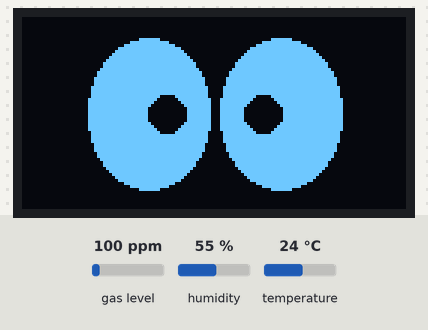
This sketch was run on a simulated Seeed XIAO ESP32-C3. On the bench: 128×64 one-colour display. Inputs (shaded band) come from the test bench; at power-on: gas level 100 ppm, humidity 55 %, temperature 24 °C. WiFi joins after 1.5 s; servers stay silent unless stated; uploads are accepted with an empty reply; random numbers use the default seed unless the sketch sets one; what the sketch prints to the serial monitor is not drawn.

Above: at 12.5 s.
12.6 s: gas level set to 750 ppm
At 13.7 s:
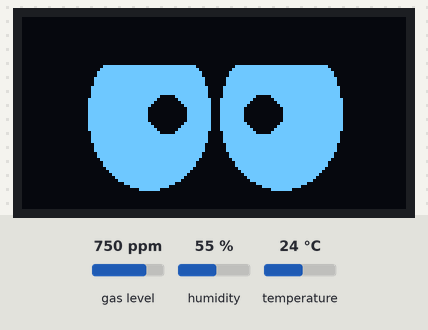
14.4 s: humidity set to 22 %
At 16.4 s:
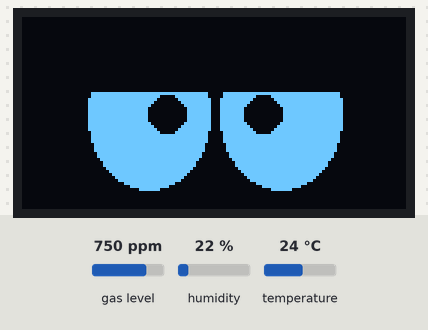
17.0 s: temperature set to 12 °C
At 32.3 s:
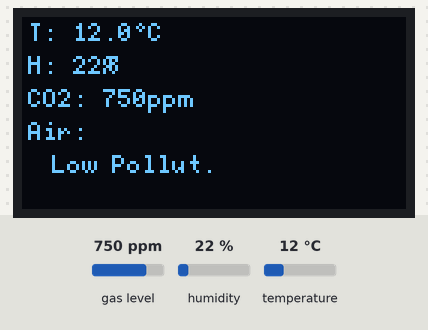
Timing chart, 0 to 33.8 s (numbered marks = the images above; inputs shaded):
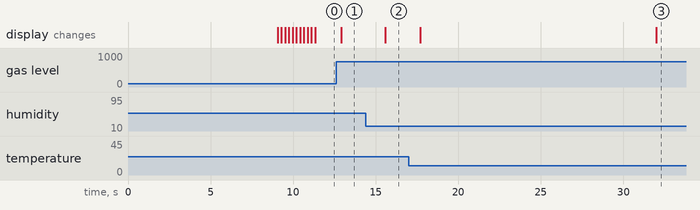

Measured:
- after the input at 12.6 s, the display: changes after 0.32 s (image 1)
- after the input at 14.4 s, the display: changes after 1.2 s (image 2)

The sketch:

esp32c3witholeddashboard.ino
```cpp
#include <U8g2lib.h>
#include <DHT.h>
#include <SPI.h>
#include <Wire.h>
#include <MQUnifiedsensor.h>

// --- Tambahan untuk Wi-Fi dan HTTP ---
#include <WiFi.h>
#include <HTTPClient.h>
#include <ArduinoJson.h>
// --- Akhir Tambahan ---

// --- Konfigurasi Wi-Fi Anda ---
const char* ssid = "Tenda_160305";
const char* password = "didegamers123";

// --- URL Endpoint Server Anda ---
const char* serverUrl = "http://192.168.0.136:8000/api/sensor-data";

// --- ID Unik Perangkat ---
const char* deviceUniqueId = "ESP32_C3_KAMAR_01";

// Interval pengiriman data ke server (ms)
const unsigned long dataSendInterval = 0.5 * 60 * 1000; // setiap 30 detik
unsigned long lastDataSendTime = 0;
// --- Akhir Konfigurasi Wi-Fi & Server ---

// Konfigurasi untuk MQUnifiedsensor
#define Placa "XIAO ESP32C3"
#define Pin_MQ135 (0)
#define Type_MQ135 "MQ-135"
#define Voltage_Resolution (3.3f)
#define ADC_Bit_Resolution (12)
#define MQ135_RL (10.0f)

MQUnifiedsensor MQ135_sensor(Placa, Voltage_Resolution, ADC_Bit_Resolution, Pin_MQ135, Type_MQ135);

U8G2_SSD1306_128X64_NONAME_1_HW_I2C u8g2(U8G2_R0, /* reset=*/ U8X8_PIN_NONE, /* clock=*/ D5, /* data=*/ D4);

#define DHTPIN D1
#define DHTTYPE DHT22

DHT dht(DHTPIN, DHTTYPE);

int airQuality = 0;

// Variabel untuk animasi mata
unsigned long nextBlinkTime = 0;
bool isBlinking = false;
unsigned long blinkInterval = 120000;
const unsigned long blinkDuration = 300;
const int blinkCount = 2;
unsigned long lastBlinkTime = 0;
int currentBlink = 0;

const int SCREEN_WIDTH = 128;
const int SCREEN_HEIGHT = 64;

// Variabel untuk pergantian layar otomatis
bool showDataScreen = false;
unsigned long lastScreenSwitchTime = 0;
const unsigned long eyesDuration = 20000;
const unsigned long dataDuration = 10000;

// --- Fungsi untuk koneksi Wi-Fi ---
void connectToWiFi() {
  Serial.print("Connecting to WiFi: ");
  Serial.println(ssid);
  WiFi.begin(ssid, password);
  int wifiConnectAttempts = 0; // Nama variabel diubah

  while (WiFi.status() != WL_CONNECTED && wifiConnectAttempts < 30) { // Menggunakan nama variabel baru
    delay(500);
    Serial.print(".");
    wifiConnectAttempts++; // Menggunakan nama variabel baru
  }

  if (WiFi.status() == WL_CONNECTED) {
    Serial.println("\nWiFi connected!");
    Serial.print("IP Address: ");
    Serial.println(WiFi.localIP());
  } else {
    Serial.println("\nFailed to connect to WiFi. Will retry later if needed.");
  }
}
// --- Akhir Fungsi Wi-Fi ---

// --- Fungsi untuk mengirim data ke server ---
void sendDataToServer(float co2, float temp, float hum, int aq_level, float voltage_mq) {
  if (WiFi.status() == WL_CONNECTED) {
    HTTPClient http;

    Serial.print("[HTTP] begin...\n");
    if (http.begin(serverUrl)) {
      http.addHeader("Content-Type", "application/json");
      http.addHeader("Accept", "application/json");

      StaticJsonDocument<256> jsonDoc;
      jsonDoc["unique_device_id"] = deviceUniqueId;

      if (!isnan(co2) && co2 >= 0) jsonDoc["co2_ppm"] = round(co2 * 10) / 10.0;
      if (!isnan(temp)) jsonDoc["temperature_c"] = round(temp * 10) / 10.0;
      if (!isnan(hum)) jsonDoc["humidity_percent"] = round(hum * 10) / 10.0;
      jsonDoc["air_quality_level"] = aq_level;
      if (!isnan(voltage_mq)) jsonDoc["voltage_sensor"] = round(voltage_mq * 100) / 100.0;

      String jsonPayload;
      serializeJson(jsonDoc, jsonPayload);

      Serial.print("[HTTP] Sending payload: ");
      Serial.println(jsonPayload);

      int httpResponseCode = http.POST(jsonPayload);

      if (httpResponseCode > 0) {
        Serial.print("[HTTP] POST Response code: ");
        Serial.println(httpResponseCode);
        String responsePayload = http.getString();
        Serial.println("[HTTP] Response payload: " + responsePayload);
      } else {
        Serial.print("[HTTP] POST Error: ");
        Serial.println(httpResponseCode);
        Serial.printf("[HTTP] POST error: %s\n", http.errorToString(httpResponseCode).c_str());
      }
      http.end();
    } else {
      Serial.printf("[HTTP] Unable to connect to server: %s\n", serverUrl);
    }
  } else {
    Serial.println("WiFi not connected. Cannot send data to server.");
  }
}
// --- Akhir Fungsi Pengiriman Data ---

void setup() {
  Serial.begin(115200);
  u8g2.begin();
  dht.begin();

  connectToWiFi();

  MQ135_sensor.setRegressionMethod(1);
  MQ135_sensor.init();

  Serial.println("MQ135 R0 Calibration: Using getVoltage() for Rs calculation.");
  Serial.println("Ensure sensor is in clean air and has warmed up.");

  float R0_sum_temp = 0.0f;
  int calibration_samples = 15;
  int valid_samples_count = 0;

  for (int i = 1; i <= calibration_samples; i++) {
    MQ135_sensor.update();
    float V_sensor = MQ135_sensor.getVoltage(true);
    float current_Rs = -1.0f;
    if (V_sensor > 0.001f && V_sensor < Voltage_Resolution - 0.001f) {
        current_Rs = MQ135_RL * (Voltage_Resolution - V_sensor) / V_sensor;
    } else if (V_sensor <= 0.001f) {
        Serial.print("V_sensor near zero, Rs high/inf. ");
    } else {
        Serial.print("V_sensor near Vcc, Rs low/zero. ");
    }

    if (current_Rs > 0.0f) {
        R0_sum_temp += current_Rs;
        valid_samples_count++;
    } else {
        Serial.print("Invalid Rs sample skipped. ");
    }
    Serial.print(".");
    delay(500);
  }

  float calibrated_R0 = -1.0f;
  if (valid_samples_count > 0) {
      calibrated_R0 = R0_sum_temp / valid_samples_count;
      MQ135_sensor.setR0(calibrated_R0);
  } else {
      Serial.print("\nNo valid Rs samples obtained during R0 calibration! ");
  }

  if (calibrated_R0 <= 0.0f || isinf(calibrated_R0) || isnan(calibrated_R0)) {
    Serial.println("\nMQ135 Warning: R0 is invalid after calibration. PPM readings will be inaccurate.");
  } else {
    Serial.print("\nMQ135 R0 calibrated and set to: ");
    Serial.println(MQ135_sensor.getR0());
  }

  MQ135_sensor.setA(110.47f); MQ135_sensor.setB(-2.862f); // Untuk CO2

  Serial.println("Sensor setup complete.");
  u8g2.setDrawColor(1);
  u8g2.setFont(u8g2_font_helvB12_tr);

  int load = 0;
  while (load < 10) { // Loading animation
    u8g2.firstPage();
    do {
      u8g2.setCursor(10, SCREEN_HEIGHT / 2 - 5);
      u8g2.print("Loading");
      u8g2.setCursor(10, SCREEN_HEIGHT / 2 + 15);
      for (int i = 0; i <= load; i++) {
        u8g2.print(".");
      }
    } while (u8g2.nextPage());
    delay(200);
    load++;
  }
  u8g2.clearBuffer();
  lastScreenSwitchTime = millis();
  lastDataSendTime = millis();
}

void loop() {
  MQ135_sensor.update();
  float co2_ppm;
  float current_voltage = MQ135_sensor.getVoltage(true);

  if (isnan(MQ135_sensor.getR0()) || isinf(MQ135_sensor.getR0()) || MQ135_sensor.getR0() <= 0.0f) {
    Serial.println("MQ135 Error: R0 is not valid. PPM calculation skipped.");
    airQuality = 3;
    co2_ppm = -2.0f;
  } else {
    // Pembacaan suhu dan kelembaban dari DHT (tetap dibaca, meskipun tidak untuk kompensasi MQ135 via library)
    // float temp_dht = dht.readTemperature();
    // float humidity_dht = dht.readHumidity();
    // Pemanggilan MQ135_sensor.setTempAndHum() dihapus

    co2_ppm = MQ135_sensor.readSensor(); // Pembacaan PPM tanpa kompensasi internal library
    if (isnan(co2_ppm) || isinf(co2_ppm) || co2_ppm < 0.0f) {
      Serial.print("MQ135 Warning: Invalid PPM reading (");
      Serial.print(co2_ppm);
      Serial.println(").");
      airQuality = 3;
    } else {
      if (co2_ppm <= 700.0f) { airQuality = 0; }
      else if (co2_ppm <= 1200.0f) { airQuality = 1; }
      else if (co2_ppm <= 2000.0f) { airQuality = 2; }
      else { airQuality = 3; }
    }
  }

  float temp_for_display = dht.readTemperature();
  float humidity_for_display = dht.readHumidity();

  if (isnan(temp_for_display) || isnan(humidity_for_display)) {
    Serial.println("DHT read error for display!");
  }

  unsigned long currentTime = millis();

  // --- LOGIKA PENGIRIMAN DATA KE SERVER ---
  if (WiFi.status() == WL_CONNECTED && (currentTime - lastDataSendTime >= dataSendInterval)) {
    bool co2_data_sendable = (co2_ppm == -2.0f) || (!isnan(co2_ppm) && !isinf(co2_ppm) && co2_ppm >= 0);

    if (co2_data_sendable && !isnan(temp_for_display) && !isnan(humidity_for_display) ) {
      sendDataToServer(co2_ppm, temp_for_display, humidity_for_display, airQuality, current_voltage);
    } else {
      Serial.println("Sensor data not ready or invalid, skipping server send.");
    }
    lastDataSendTime = currentTime;
  } else if (WiFi.status() != WL_CONNECTED && (currentTime - lastDataSendTime >= dataSendInterval)) {
      Serial.println("Attempting to reconnect WiFi to send data...");
      connectToWiFi();
      lastDataSendTime = currentTime;
  }
  // --- AKHIR LOGIKA PENGIRIMAN DATA ---

  if (showDataScreen) {
    if (!isnan(temp_for_display) && !isnan(humidity_for_display)) {
        displaySensorData(temp_for_display, humidity_for_display, airQuality, co2_ppm);
    } else {
        u8g2.firstPage();
        do {
            u8g2.setFont(u8g2_font_ncenB08_tr);
            u8g2.setCursor(5, SCREEN_HEIGHT / 2);
            u8g2.print("DHT Error! No Data.");
        } while (u8g2.nextPage());
    }

    if (currentTime - lastScreenSwitchTime >= dataDuration) {
      showDataScreen = false;
      lastScreenSwitchTime = currentTime;
      isBlinking = false;
      currentBlink = 0;
    }
  } else {
    int comfortLevel = calculateComfortLevel(airQuality, temp_for_display, humidity_for_display);
    updateDisplay(comfortLevel);

    if (currentTime - lastScreenSwitchTime >= eyesDuration) {
      showDataScreen = true;
      lastScreenSwitchTime = currentTime;
    }
  }

  Serial.print("CO2 PPM: ");
  Serial.print(co2_ppm);
  Serial.print(" | V_sens: ");
  Serial.print(current_voltage);
  Serial.print(" | R0: ");
  Serial.print(MQ135_sensor.getR0());
  Serial.print(" | AirQ Level: ");
  Serial.print(airQuality);
  Serial.print(" | Temp: ");
  Serial.print(temp_for_display);
  Serial.print("C | Hum: ");
  Serial.print(humidity_for_display);
  Serial.println("%");

  delay(500);
}

// Fungsi calculateComfortLevel tetap sama
int calculateComfortLevel(int air, float temp, float humid) {
  int airLevel = air;
  int tempLevel = (temp >= 20 && temp <= 24) ? 0 : (temp >= 18 && temp <= 26) ? 1 : (temp >= 15 && temp <= 30) ? 2 : 3;
  if (isnan(temp)) tempLevel = 3;
  int humidLevel = (humid >= 40 && humid <= 60) ? 0 : (humid >= 30 && humid <= 70) ? 1 : (humid >= 20 && humid <= 80) ? 2 : 3;
  if (isnan(humid)) humidLevel = 3;

  return max(max(airLevel, tempLevel), humidLevel);
}

// Fungsi updateDisplay dan drawEyes tetap sama
void updateDisplay(int comfortLevel) {
  unsigned long currentTime = millis();

  if (currentTime - lastBlinkTime >= blinkInterval && !isBlinking) {
    isBlinking = true;
    currentBlink = 0;
  }

  if (isBlinking) {
    if (currentBlink < blinkCount * 2) {
      unsigned long timeSinceLastBlinkAction = currentTime - lastBlinkTime;
      bool shouldToggleBlink = false;

      if (currentBlink % 2 == 0) {
        if (timeSinceLastBlinkAction >= 0) {
            shouldToggleBlink = true;
        }
      } else {
        if (timeSinceLastBlinkAction >= blinkDuration) {
            shouldToggleBlink = true;
        }
      }

      if(shouldToggleBlink){
        u8g2.firstPage();
        do {
          drawEyes(0, true);
        } while (u8g2.nextPage());
        lastBlinkTime = currentTime;
        currentBlink++;
      }
    } else {
      isBlinking = false;
      lastBlinkTime = currentTime;
      blinkInterval = random(60000, 180000);
      u8g2.firstPage();
      do {
        int eyelidOpenPercentage;
        switch (comfortLevel) {
            case 0: eyelidOpenPercentage = 0; break;  // Mata terbuka penuh (tidak ada kelopak atas)
            case 1: eyelidOpenPercentage = 20; break; // Sedikit menyipit
            case 2: eyelidOpenPercentage = 40; break; // Lebih menyipit
            case 3: eyelidOpenPercentage = 55; break; // Sangat sipit (maksimum sekitar 60-70 agar masih terlihat)
            default: eyelidOpenPercentage = 0; break;
        }
        drawEyes(eyelidOpenPercentage, false);
      } while (u8g2.nextPage());
    }
  } else { // Tidak dalam sequence kedipan, gambar mata normal
      u8g2.firstPage();
      do {
        int eyelidOpenPercentage;
        switch (comfortLevel) {
            case 0: eyelidOpenPercentage = 0; break;  // Mata terbuka penuh
            case 1: eyelidOpenPercentage = 20; break; // Sedikit menyipit
            case 2: eyelidOpenPercentage = 40; break; // Lebih menyipit
            case 3: eyelidOpenPercentage = 55; break; // Sangat sipit
            default: eyelidOpenPercentage = 0; break;
        }
        drawEyes(eyelidOpenPercentage, false);
      } while (u8g2.nextPage());
  }
}

// Fungsi drawEyes tetap sama
void drawEyes(int eyelidOpenPercentage, bool isActivelyBlinking) {
  const int eyeY = SCREEN_HEIGHT / 2;
  const int eyeRadiusX = 20;
  const int eyeRadiusY = 25;
  const int pupilRadius = 6;
  const int pupilOffsetX = 6;

  const int leftEyeX = SCREEN_WIDTH / 4 + 10;
  const int rightEyeX = SCREEN_WIDTH * 3 / 4 - 10;

  const int blinkLineWidth = eyeRadiusX * 1.8;
  const int blinkLineThickness = 3;

  u8g2.setDrawColor(0);
  u8g2.drawBox(0, 0, SCREEN_WIDTH, SCREEN_HEIGHT);
  u8g2.setDrawColor(1);

  if (isActivelyBlinking) {
    for (int i = 0; i < blinkLineThickness; i++) {
      u8g2.drawHLine(leftEyeX - blinkLineWidth / 2, eyeY - blinkLineThickness / 2 + i, blinkLineWidth);
      u8g2.drawHLine(rightEyeX - blinkLineWidth / 2, eyeY - blinkLineThickness / 2 + i, blinkLineWidth);
    }
  } else {
    u8g2.drawFilledEllipse(leftEyeX, eyeY, eyeRadiusX, eyeRadiusY, U8G2_DRAW_ALL);
    u8g2.drawFilledEllipse(rightEyeX, eyeY, eyeRadiusX, eyeRadiusY, U8G2_DRAW_ALL);

    u8g2.setDrawColor(0);
    u8g2.drawDisc(leftEyeX + pupilOffsetX, eyeY, pupilRadius, U8G2_DRAW_ALL);
    u8g2.drawDisc(rightEyeX - pupilOffsetX, eyeY, pupilRadius, U8G2_DRAW_ALL);

    int eyelidDrawHeight = (int)((eyelidOpenPercentage / 100.0) * (eyeRadiusY * 1.8));
    if (eyelidDrawHeight < 0) eyelidDrawHeight = 0;
    if (eyelidDrawHeight > eyeRadiusY * 1.8) eyelidDrawHeight = eyeRadiusY * 1.8;

    u8g2.setDrawColor(0);
    u8g2.drawBox(leftEyeX - eyeRadiusX, eyeY - eyeRadiusY, eyeRadiusX * 2, eyelidDrawHeight);
    u8g2.drawBox(rightEyeX - eyeRadiusX, eyeY - eyeRadiusY, eyeRadiusX * 2, eyelidDrawHeight);
  }
}

// Fungsi displaySensorData tetap sama
void displaySensorData(float temp, float humid, int airQualityValue, float co2_ppm_val) {
  u8g2.firstPage();
  do {
    u8g2.setDrawColor(1);
    u8g2.setFont(u8g2_font_profont10_tf);

    int yPos = 8;
    int lineHeight = 11;

    u8g2.setCursor(2, yPos);
    u8g2.print("T: ");
    if(isnan(temp)) u8g2.print("N/A"); else u8g2.print(temp, 1);
    u8g2.print((char)176);
    u8g2.print("C");
    yPos += lineHeight;

    u8g2.setCursor(2, yPos);
    u8g2.print("H: ");
    if(isnan(humid)) u8g2.print("N/A"); else u8g2.print(humid, 0);
    u8g2.print("%");
    yPos += lineHeight;

    u8g2.setCursor(2, yPos);
    u8g2.print("CO2: ");
    if (co2_ppm_val < -1.5f && co2_ppm_val > -2.5f) {
        u8g2.print("R0Err");
    } else if (co2_ppm_val < -0.5f && co2_ppm_val > -1.5f) {
        u8g2.print("RsErr");
    } else if (co2_ppm_val < 0.0f) {
        u8g2.print("CalcErr");
    } else if (isnan(co2_ppm_val)) {
        u8g2.print("NoVal");
    }
     else {
        u8g2.print(co2_ppm_val, 0);
        u8g2.print("ppm");
    }
    yPos += lineHeight;

    String airQStr;
    switch (airQualityValue) {
      case 0: airQStr = "Fresh Air"; break;
      case 1: airQStr = "Low Pollut."; break;
      case 2: airQStr = "High Pollut."; break;
      case 3: airQStr = "Alert/Error"; break;
      default: airQStr = "Unknown"; break;
    }
    u8g2.setCursor(2, yPos);
    u8g2.print("Air: ");
    yPos += lineHeight;
    u8g2.setCursor(10, yPos);
    u8g2.print(airQStr);

  } while (u8g2.nextPage());
}
```
